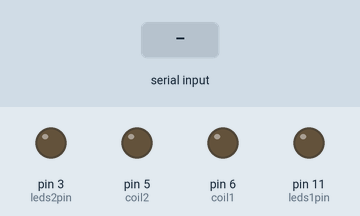
Recording of a sketch running on a simulated Arduino Uno, built with avr-gcc and run on an emulated ATmega328P. Parts: output pins drawn as LEDs (lit = HIGH). The test bench sets the inputs (shaded band).

Above: at 1.2 s.
1.3 s: "1" received over the second serial link
Timing chart, 0 to 4.3 s (numbered marks = the images above; inputs shaded):
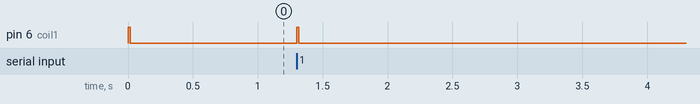

The sketch:

SoftwareSerial_test_PartA.ino
```cpp
/*
  This example program can be used to test the "SoftwareSerialWithHalfDuplex" library, adapted from the SoftwareSerial library.
  The value of half-duplex is that one pin can be used for both transmitting and receiving data.
  Also many devices can be daisy-chained to the same line. RS485 still commonly uses half-duplex.

  By default the library works the same as the SoftwareSerial library, but by adding a couple of additional arguments
  it can be configured for half-duplex. In that case, the transmit pin is set by default to an input, with the pull-up set.
  When transmitting the pin temporarily switches to an output until the byte is sent, then flips back to input. When a module is
  receiving it should not be able to transmit, and vice-versa. This library probably won't work as is if you need inverted-logic.

  To use this test example, upload SoftwareSerialWithHalfDuplex_test_partA to as many arduinos as you like. Be sure to change
  "myID" for each arduino loaded with partA. Upload SoftwareSerialWithHalfDuplex_test_partB to a different arduino. All arduinos
  should be connected to each other by the same communications pin, and by ground. Open up the serial monitor pointing to partB.
  When you type in the id number of one of the devices it should respond.

  This is a first draft of the library and test programs. It appears to work, but has only been tested on a limited basis,
  and hasn't yet been tested with any native half-duplex devices (like the bioloid ax12 robot servo).
  Seems fairly reliable up to 57600 baud. As with all serial neither error checking, nor addressing are implemented,
  so it is likely that you will need to do this yourself. Also, you can make use of other protocols such as i2c.
  I am looking for any feedback, advice and help at this stage.
  Contact me at n.stedman@steddyrobots.com or on the arduino forums.
*/


#include <SoftwareSerial.h>

#define rx A1
#define tx A0
#define coil1 6
#define coil2 5
#define leds1pin 11
#define leds2pin 3

#define MAX_COUNTER 1000; //4294967295;
unsigned long counter = MAX_COUNTER;
boolean coilEnabled = false;

SoftwareSerial debugPort(rx, tx);

const int myID = 1;

void setup(){
  debugPort.begin(9600);
  pinMode(coil1, OUTPUT);
  pinMode(coil2, OUTPUT);

  pinMode(leds1pin, OUTPUT);
  pinMode(leds2pin, OUTPUT);
  digitalWrite(leds1pin, LOW);
  digitalWrite(leds2pin, LOW);
}

void loop(){
  if( debugPort.available() ){
    counter = MAX_COUNTER;
    int i = int(debugPort.read());
    if( i == myID ){
      debugPort.print("I am ");
      debugPort.println(myID);
    }
  }
  if(counter > 0) {
    updateCoil(true);
  } else {
    updateCoil(false);
  }
  if(counter > 0) counter --;
}

void updateCoil(boolean enable) {
  if(enable != coilEnabled) {
    digitalWrite(coil1, enable? HIGH : LOW);
    coilEnabled = enable;
  }
}
```

Measured:
- after the input at 1.3 s, pin 6 (coil1): LOW → HIGH at once, → LOW 0.02 s later
